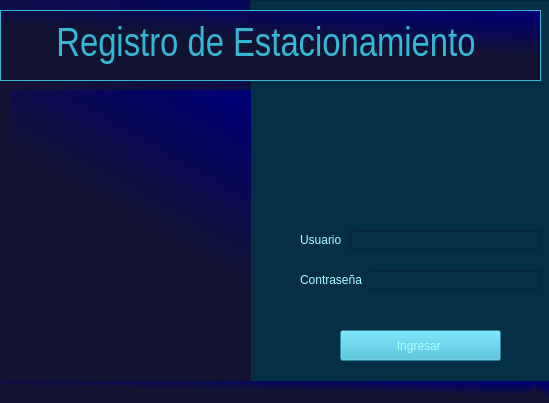
<?xml version="1.0" encoding="UTF-8"?>
<ui version="4.0">
 <class>MainWindow</class>
 <widget class="QMainWindow" name="MainWindow">
  <property name="geometry">
   <rect>
    <x>0</x>
    <y>0</y>
    <width>549</width>
    <height>403</height>
   </rect>
  </property>
  <property name="windowTitle">
   <string>MainWindow</string>
  </property>
  <property name="styleSheet">
   <string notr="true">background-color: qlineargradient(spread:pad, x1:0.585, y1:0.881, x2:1, y2:0, stop:0.352273 rgba(18, 19, 48, 255), stop:0.948864 rgba(0, 0, 117, 255));
font: 10pt &quot;Malgun Gothic&quot;;
font: 12pt &quot;MS Shell Dlg 2&quot;;</string>
  </property>
  <widget class="QWidget" name="centralwidget">
   <widget class="QFrame" name="frame">
    <property name="geometry">
     <rect>
      <x>250</x>
      <y>0</y>
      <width>301</width>
      <height>441</height>
     </rect>
    </property>
    <property name="styleSheet">
     <string notr="true">background-color: rgb(5, 47, 69);</string>
    </property>
    <property name="frameShape">
     <enum>QFrame::StyledPanel</enum>
    </property>
    <property name="frameShadow">
     <enum>QFrame::Raised</enum>
    </property>
    <widget class="QLabel" name="label_2">
     <property name="geometry">
      <rect>
       <x>50</x>
       <y>230</y>
       <width>71</width>
       <height>20</height>
      </rect>
     </property>
     <property name="styleSheet">
      <string notr="true">
color: rgb(170, 255, 255);
font: 75 12pt &quot;Arial Narrow&quot;;

</string>
     </property>
     <property name="text">
      <string>Usuario</string>
     </property>
    </widget>
    <widget class="QLineEdit" name="lineEdit">
     <property name="geometry">
      <rect>
       <x>100</x>
       <y>230</y>
       <width>191</width>
       <height>20</height>
      </rect>
     </property>
     <property name="font">
      <font>
       <family>MS Gothic</family>
       <pointsize>9</pointsize>
       <weight>50</weight>
       <italic>false</italic>
       <bold>false</bold>
      </font>
     </property>
     <property name="accessibleName">
      <string notr="true"/>
     </property>
     <property name="accessibleDescription">
      <string/>
     </property>
     <property name="autoFillBackground">
      <bool>false</bool>
     </property>
     <property name="styleSheet">
      <string notr="true">font: 9pt &quot;MS Gothic&quot;;
color:rgb(255, 255, 255);
border-color: rgb(255, 0, 0);</string>
     </property>
     <property name="text">
      <string/>
     </property>
     <property name="frame">
      <bool>true</bool>
     </property>
     <property name="dragEnabled">
      <bool>false</bool>
     </property>
     <property name="readOnly">
      <bool>false</bool>
     </property>
     <property name="placeholderText">
      <string/>
     </property>
     <property name="cursorMoveStyle">
      <enum>Qt::VisualMoveStyle</enum>
     </property>
     <property name="clearButtonEnabled">
      <bool>true</bool>
     </property>
    </widget>
    <widget class="QLabel" name="label_7">
     <property name="geometry">
      <rect>
       <x>10</x>
       <y>260</y>
       <width>31</width>
       <height>31</height>
      </rect>
     </property>
     <property name="autoFillBackground">
      <bool>false</bool>
     </property>
     <property name="text">
      <string/>
     </property>
     <property name="pixmap">
      <pixmap resource="../../proyectoo/recursos.qrc">:/proyecto/imagenes/contrasena.png</pixmap>
     </property>
     <property name="scaledContents">
      <bool>true</bool>
     </property>
    </widget>
    <widget class="QLabel" name="label_6">
     <property name="geometry">
      <rect>
       <x>20</x>
       <y>230</y>
       <width>21</width>
       <height>20</height>
      </rect>
     </property>
     <property name="styleSheet">
      <string notr="true">background-image: url(:/prefijoNuevo/contrasena.png);
background-image: url(:/prefijoNuevo/usuario.png);</string>
     </property>
     <property name="text">
      <string/>
     </property>
     <property name="pixmap">
      <pixmap resource="../../proyectoo/recursos.qrc">:/proyecto/imagenes/usuario.png</pixmap>
     </property>
     <property name="scaledContents">
      <bool>true</bool>
     </property>
    </widget>
    <widget class="QPushButton" name="pushButton_2">
     <property name="geometry">
      <rect>
       <x>90</x>
       <y>330</y>
       <width>161</width>
       <height>31</height>
      </rect>
     </property>
     <property name="styleSheet">
      <string notr="true">background-color: rgb(54, 183, 212);
color:rgb(170, 255, 255)</string>
     </property>
     <property name="text">
      <string>Ingresar </string>
     </property>
     <property name="icon">
      <iconset resource="../../proyectoo/recursos.qrc">
       <normaloff>:/proyecto/imagenes/ingresar (1).png</normaloff>:/proyecto/imagenes/ingresar (1).png</iconset>
     </property>
     <property name="shortcut">
      <string/>
     </property>
    </widget>
    <widget class="QLineEdit" name="lineEdit_2">
     <property name="geometry">
      <rect>
       <x>120</x>
       <y>270</y>
       <width>171</width>
       <height>20</height>
      </rect>
     </property>
     <property name="acceptDrops">
      <bool>false</bool>
     </property>
     <property name="styleSheet">
      <string notr="true">font: 9pt &quot;MS Gothic&quot;;
color:rgb(255, 255, 255);
border-color:  rgb(255, 0, 0);</string>
     </property>
     <property name="dragEnabled">
      <bool>false</bool>
     </property>
     <property name="readOnly">
      <bool>false</bool>
     </property>
     <property name="clearButtonEnabled">
      <bool>true</bool>
     </property>
    </widget>
    <widget class="QLabel" name="label_3">
     <property name="geometry">
      <rect>
       <x>50</x>
       <y>270</y>
       <width>71</width>
       <height>20</height>
      </rect>
     </property>
     <property name="styleSheet">
      <string notr="true">
color: rgb(170, 255, 255);
font: 75 12pt &quot;Arial Narrow&quot;;

</string>
     </property>
     <property name="text">
      <string>Contraseña</string>
     </property>
    </widget>
    <widget class="QLabel" name="label_4">
     <property name="geometry">
      <rect>
       <x>130</x>
       <y>120</y>
       <width>91</width>
       <height>101</height>
      </rect>
     </property>
     <property name="styleSheet">
      <string notr="true">background-image: url(:/programador.png);</string>
     </property>
     <property name="text">
      <string/>
     </property>
     <property name="pixmap">
      <pixmap resource="../../proyectoo/recursos.qrc">:/proyecto/imagenes/programador.png</pixmap>
     </property>
     <property name="scaledContents">
      <bool>true</bool>
     </property>
    </widget>
   </widget>
   <widget class="QLabel" name="label_5">
    <property name="enabled">
     <bool>false</bool>
    </property>
    <property name="geometry">
     <rect>
      <x>0</x>
      <y>10</y>
      <width>541</width>
      <height>71</height>
     </rect>
    </property>
    <property name="font">
     <font>
      <family>Arial Narrow</family>
      <pointsize>30</pointsize>
      <weight>9</weight>
      <italic>false</italic>
      <bold>false</bold>
      <kerning>true</kerning>
     </font>
    </property>
    <property name="layoutDirection">
     <enum>Qt::LeftToRight</enum>
    </property>
    <property name="styleSheet">
     <string notr="true">

color: rgb(54, 183, 212);
font: 75 30pt &quot;Arial Narrow&quot;;



</string>
    </property>
    <property name="frameShape">
     <enum>QFrame::Box</enum>
    </property>
    <property name="text">
     <string>Registro de Estacionamiento </string>
    </property>
    <property name="alignment">
     <set>Qt::AlignCenter</set>
    </property>
   </widget>
   <widget class="QLabel" name="label">
    <property name="geometry">
     <rect>
      <x>10</x>
      <y>90</y>
      <width>241</width>
      <height>291</height>
     </rect>
    </property>
    <property name="styleSheet">
     <string notr="true"/>
    </property>
    <property name="text">
     <string/>
    </property>
    <property name="pixmap">
     <pixmap resource="../../proyectoo/recursos.qrc">:/proyecto/imagenes/carros.png</pixmap>
    </property>
    <property name="scaledContents">
     <bool>true</bool>
    </property>
   </widget>
  </widget>
  <widget class="QStatusBar" name="statusbar"/>
 </widget>
 <resources>
  <include location="test.qrc"/>
  <include location="../../proyectoo/recursos.qrc"/>
  <include location="resource.qrc"/>
 </resources>
 <connections/>
</ui>
